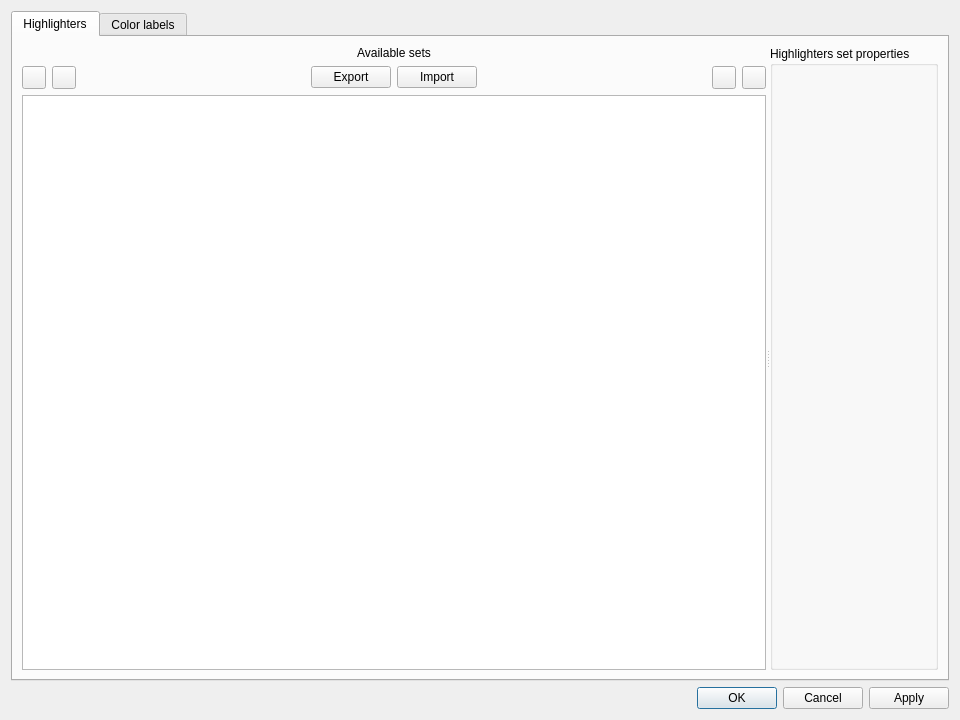
<?xml version="1.0" encoding="UTF-8"?>
<ui version="4.0">
 <class>HighlightersDialog</class>
 <widget class="QDialog" name="HighlightersDialog">
  <property name="geometry">
   <rect>
    <x>0</x>
    <y>0</y>
    <width>960</width>
    <height>720</height>
   </rect>
  </property>
  <property name="windowTitle">
   <string>Highlighters</string>
  </property>
  <layout class="QVBoxLayout" name="verticalLayout_5">
   <item>
    <widget class="QTabWidget" name="tabWidget">
     <property name="currentIndex">
      <number>0</number>
     </property>
     <widget class="QWidget" name="tab">
      <attribute name="title">
       <string>Highlighters</string>
      </attribute>
      <layout class="QVBoxLayout" name="verticalLayout_3">
       <item>
        <widget class="QSplitter" name="splitter">
         <property name="sizePolicy">
          <sizepolicy hsizetype="Expanding" vsizetype="Expanding">
           <horstretch>0</horstretch>
           <verstretch>0</verstretch>
          </sizepolicy>
         </property>
         <property name="orientation">
          <enum>Qt::Horizontal</enum>
         </property>
         <property name="childrenCollapsible">
          <bool>false</bool>
         </property>
         <widget class="QWidget" name="layoutWidget">
          <layout class="QVBoxLayout" name="verticalLayout">
           <item>
            <widget class="QLabel" name="label">
             <property name="text">
              <string>Available sets</string>
             </property>
             <property name="alignment">
              <set>Qt::AlignCenter</set>
             </property>
            </widget>
           </item>
           <item>
            <layout class="QHBoxLayout" name="buttonsLayout">
             <property name="spacing">
              <number>6</number>
             </property>
             <item>
              <widget class="QToolButton" name="addHighlighterButton">
               <property name="toolTip">
                <string>New Highlighter</string>
               </property>
               <property name="text">
                <string/>
               </property>
               <property name="icon">
                <iconset resource="../../app/klogg.qrc">
                 <normaloff>:/images/icons8-plus-16.png</normaloff>:/images/icons8-plus-16.png</iconset>
               </property>
              </widget>
             </item>
             <item>
              <widget class="QToolButton" name="removeHighlighterButton">
               <property name="toolTip">
                <string>Delete Highlighter</string>
               </property>
               <property name="text">
                <string/>
               </property>
               <property name="icon">
                <iconset resource="../../app/klogg.qrc">
                 <normaloff>:/images/icons8-minus-16.png</normaloff>:/images/icons8-minus-16.png</iconset>
               </property>
              </widget>
             </item>
             <item>
              <spacer name="horizontalSpacer_2">
               <property name="orientation">
                <enum>Qt::Horizontal</enum>
               </property>
               <property name="sizeHint" stdset="0">
                <size>
                 <width>40</width>
                 <height>20</height>
                </size>
               </property>
              </spacer>
             </item>
             <item>
              <widget class="QPushButton" name="exportButton">
               <property name="text">
                <string>Export</string>
               </property>
              </widget>
             </item>
             <item>
              <widget class="QPushButton" name="importButton">
               <property name="text">
                <string>Import</string>
               </property>
              </widget>
             </item>
             <item>
              <spacer name="horizontalSpacer">
               <property name="orientation">
                <enum>Qt::Horizontal</enum>
               </property>
               <property name="sizeHint" stdset="0">
                <size>
                 <width>40</width>
                 <height>20</height>
                </size>
               </property>
              </spacer>
             </item>
             <item>
              <widget class="QToolButton" name="upHighlighterButton">
               <property name="toolTip">
                <string>Move Highlighter Up</string>
               </property>
               <property name="text">
                <string/>
               </property>
               <property name="icon">
                <iconset resource="../../app/klogg.qrc">
                 <normaloff>:/images/icons8-up-16.png</normaloff>:/images/icons8-up-16.png</iconset>
               </property>
              </widget>
             </item>
             <item>
              <widget class="QToolButton" name="downHighlighterButton">
               <property name="toolTip">
                <string>Move Highlighter Down</string>
               </property>
               <property name="text">
                <string/>
               </property>
               <property name="icon">
                <iconset resource="../../app/klogg.qrc">
                 <normaloff>:/images/icons8-down-arrow-16.png</normaloff>:/images/icons8-down-arrow-16.png</iconset>
               </property>
              </widget>
             </item>
            </layout>
           </item>
           <item>
            <widget class="QListWidget" name="highlighterListWidget">
             <property name="sizePolicy">
              <sizepolicy hsizetype="MinimumExpanding" vsizetype="Expanding">
               <horstretch>0</horstretch>
               <verstretch>0</verstretch>
              </sizepolicy>
             </property>
            </widget>
           </item>
          </layout>
         </widget>
         <widget class="QGroupBox" name="groupBox">
          <property name="title">
           <string>Highlighters set properties</string>
          </property>
          <layout class="QVBoxLayout" name="verticalLayout_2">
           <item>
            <layout class="QVBoxLayout" name="highlighterLayout"/>
           </item>
          </layout>
         </widget>
        </widget>
       </item>
      </layout>
     </widget>
     <widget class="QWidget" name="tab_2">
      <attribute name="title">
       <string>Color labels</string>
      </attribute>
      <layout class="QVBoxLayout" name="verticalLayout_4">
       <item>
        <layout class="QGridLayout" name="quickHighlightLayout">
         <item row="2" column="2">
          <widget class="QLabel" name="label_5">
           <property name="text">
            <string>Back color</string>
           </property>
          </widget>
         </item>
         <item row="2" column="1">
          <widget class="QLabel" name="label_4">
           <property name="text">
            <string>Fore color</string>
           </property>
          </widget>
         </item>
         <item row="2" column="0">
          <widget class="QWidget" name="placeholder" native="true"/>
         </item>
        </layout>
       </item>
       <item>
        <spacer name="verticalSpacer">
         <property name="orientation">
          <enum>Qt::Vertical</enum>
         </property>
         <property name="sizeHint" stdset="0">
          <size>
           <width>20</width>
           <height>40</height>
          </size>
         </property>
        </spacer>
       </item>
      </layout>
     </widget>
    </widget>
   </item>
   <item>
    <widget class="QDialogButtonBox" name="buttonBox">
     <property name="orientation">
      <enum>Qt::Horizontal</enum>
     </property>
     <property name="standardButtons">
      <set>QDialogButtonBox::Apply|QDialogButtonBox::Cancel|QDialogButtonBox::Ok</set>
     </property>
    </widget>
   </item>
  </layout>
 </widget>
 <resources>
  <include location="../../app/klogg.qrc"/>
  <include location="../../app/klogg.qrc"/>
 </resources>
 <connections/>
</ui>
